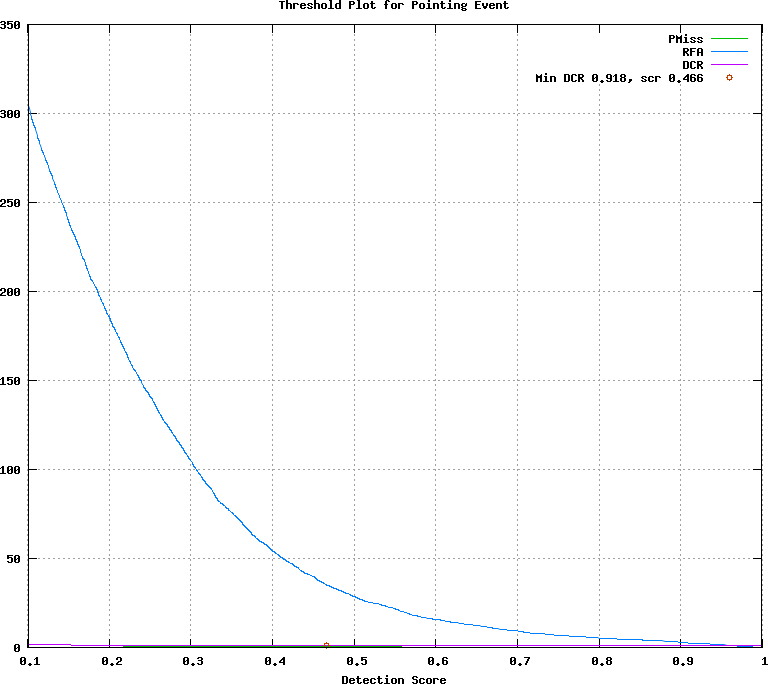

Source code (gnuplot):
## GNUPLOT command file
set terminal postscript color
set style data lines
set title 'Threshold Plot for Pointing Event'
set xlabel 'Detection Score'
set grid
set size ratio 0.85
plot [0.101000:0.999000]  \
  'test.det.Pointing_Event.dat.1' using 1:4 title 'PMiss' with lines lt 2, \
  'test.det.Pointing_Event.dat.1' using 1:5 title 'RFA' with lines lt 3, \
  'test.det.Pointing_Event.dat.1' using 1:6 title 'DCR' with lines lt 4, \
  'test.det.Pointing_Event.dat.2' using 1:2 title 'Min DCR 0.918, scr 0.466' with points lt 6
